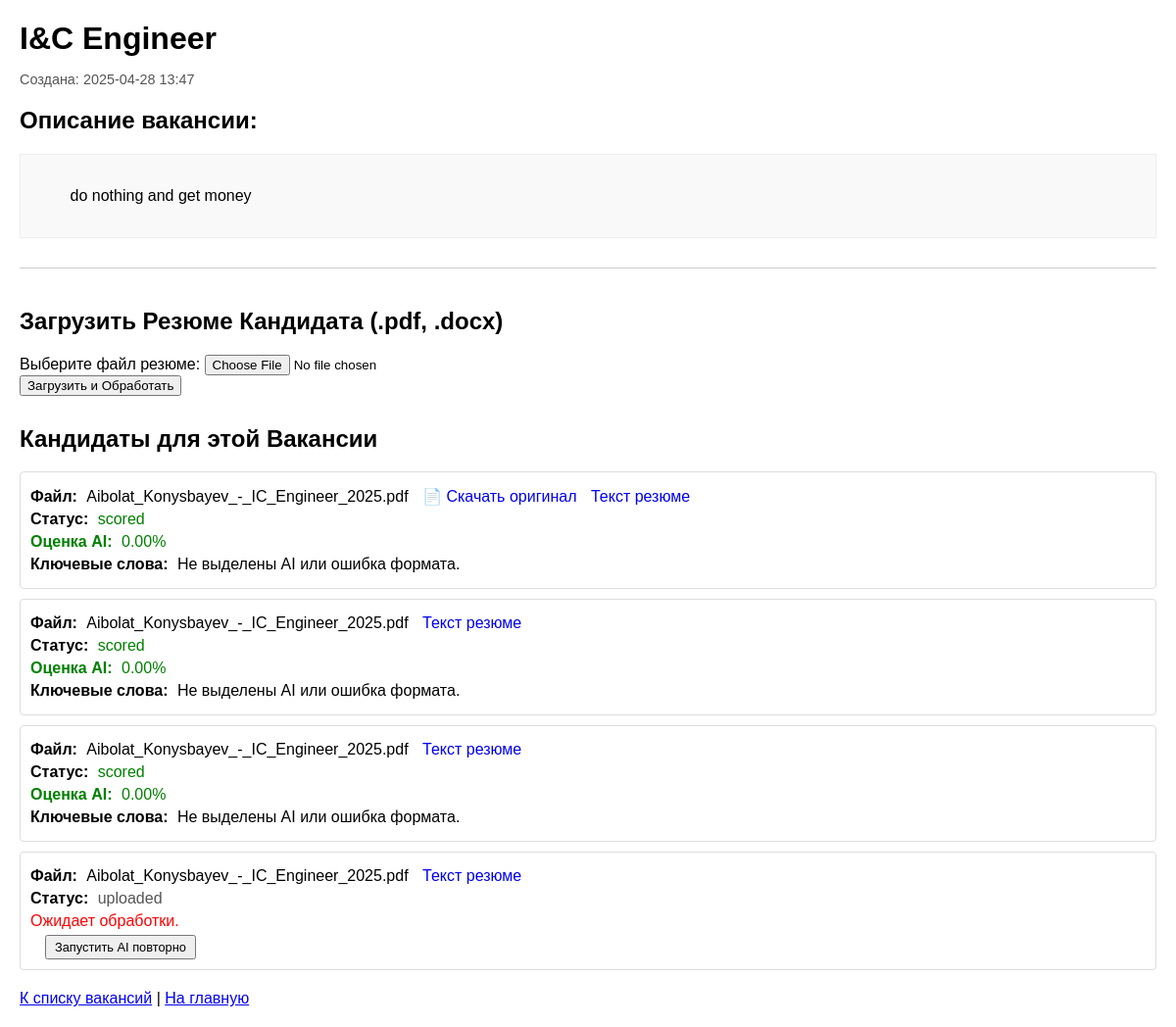
Screenshot of /jobs/1 (signed in) with the database file from the repository.
### app.py (models this page shows, shortened)
class Vacancy(db.Model):
    id = db.Column(db.Integer, primary_key=True)
    title = db.Column(db.String(100), nullable=False)
    description = db.Column(db.Text, nullable=False)
    created_at = db.Column(db.DateTime, nullable=False, default=datetime.utcnow)
    user_id = db.Column(db.Integer, db.ForeignKey('user.id'), nullable=False)
    candidates = db.relationship('Candidate', backref='vacancy', lazy=True, cascade='all, delete-orphan', order_by="Candidate.created_at.desc()")

class Candidate(db.Model):
    id = db.Column(db.Integer, primary_key=True)
    vacancy_id = db.Column(db.Integer, db.ForeignKey('vacancy.id'), nullable=False)
    original_filename = db.Column(db.String(255), nullable=False)
    storage_path = db.Column(db.String(255), nullable=True)
    extracted_text = db.Column(db.Text, nullable=True)
    ai_score = db.Column(db.Float, nullable=True)
    keywords = db.Column(db.Text, nullable=True)
    status = db.Column(db.String(50), nullable=False, default='uploaded')
    created_at = db.Column(db.DateTime, nullable=False, default=datetime.utcnow)

### app.py (the view)
@app.route('/jobs/<int:job_id>')
@login_required
def view_job(job_id):
    job = Vacancy.query.get_or_404(job_id)
    if job.user_id != current_user.id:
        abort(403)
    candidates = job.candidates # Получаем список кандидатов
    return render_template('view_job.html', job=job, user=current_user, candidates=candidates)

### app.py (called while the page is built)
@login_manager.user_loader
def load_user(user_id):
    return User.query.get(int(user_id))

@app.template_filter('from_json')
def from_json_filter(json_string):
    if isinstance(json_string, str):
        try:
            return json.loads(json_string)
        except (json.JSONDecodeError, TypeError):
            return None
    return json_string

### templates/view_job.html (shortened to what this page needs)
<!DOCTYPE html>
<html lang="ru">
<head>
</head>
<body>
    <h1>{{ job.title }}</h1>
    <p class="job-meta">
        Создана: {{ job.created_at.strftime('%Y-%m-%d %H:%M') }}
    </p>
    <h2>Описание вакансии:</h2>
    <div class="job-description">
        {{ job.description }}
    </div>
    <div style="margin-top: 30px; padding-top: 20px; border-top: 1px solid #ccc;">
        <h2>Загрузить Резюме Кандидата (.pdf, .docx)</h2>
        <form method="POST" action="{{ url_for('upload_resume', job_id=job.id) }}" enctype="multipart/form-data">
            <div>
                <label for="resume_file">Выберите файл резюме:</label>
                <input type="file" id="resume_file" name="resume_file" accept=".pdf,.docx" required>
            </div>
            <button type="submit">Загрузить и Обработать</button>
        </form>
    </div>
    <div style="margin-top: 30px;">
        <h2>Кандидаты для этой Вакансии</h2>
        {% if candidates %}
            <ul class="candidate-list">
            {% for candidate in candidates %}
                <li class="candidate-item">
                    <p><strong>Файл:</strong> {{ candidate.original_filename }}
                       {% if candidate.storage_path %}
                           <a href="{{ url_for('download_resume', candidate_id=candidate.id) }}" target="_blank" style="margin-left: 10px; text-decoration: none;">
                               📄 Скачать оригинал
                           </a>
                       {% endif %}
                       {% if candidate.extracted_text %}
                           <a href="{{ url_for('view_extracted_text', candidate_id=candidate.id) }}" target="_blank" style="margin-left: 10px; text-decoration: none;">
                               Текст резюме
                           </a>
                       {% endif %}
                    </p>
                    <p><strong>Статус:</strong> <span class="status-{{ candidate.status }}">{{ candidate.status }}</span></p>
                    {% if candidate.status == 'scored' %}
                        <p style="color: green;"><strong>Оценка AI:</strong> {{ "%.2f" | format(candidate.ai_score) }}%</p>
                        {% if candidate.keywords %}
                            {% set keywords_list = candidate.keywords | from_json %}
                            <p><strong>Ключевые слова:</strong>
                                {% if keywords_list and (keywords_list is iterable) and (keywords_list is not string) %}
                                    {{ keywords_list | join(', ') }}
                                {% else %}
                                    Не выделены AI или ошибка формата.
                                {% endif %}
                            </p>
                        {% endif %}
                    {% elif 'failed' in candidate.status or candidate.status in ['uploaded', 'processing'] %}
                         <p style="color: red;">
                            {% if candidate.keywords and 'failed' in candidate.status and candidate.keywords is string %}
                                Детали: {{ candidate.keywords }}
                            {% elif candidate.status == 'uploaded' %}
                                Ожидает обработки.
                            {% elif candidate.status == 'processing' %}
                                В процессе обработки...
                            {% else %}
                                См. логи сервера для деталей ошибки.
                            {% endif %}
                         </p>
                    {% endif %}
                    {% if candidate.status != 'processing' and candidate.status != 'scored' %}
                       <form method="POST" action="{{ url_for('rescreen_candidate', candidate_id=candidate.id) }}" style="display: inline-block; margin-left: 15px;">
                           <button type="submit" style="padding: 3px 8px; font-size: 0.8em; cursor: pointer;">
                               Запустить AI повторно
                           </button>
                       </form>
                    {% endif %}
                </li>
            {% endfor %}
            </ul>
        {% else %}
            <p class="no-jobs">Кандидатов пока нет.</p>
        {% endif %}
    </div>
    <p style="margin-top: 20px;">
        <a href="{{ url_for('list_jobs') }}">К списку вакансий</a>
         |
        <a href="{{ url_for('index') }}">На главную</a>
    </p>
</body>
</html>

### templates/view_job.html (style rules this page uses)
body { font-family: sans-serif; margin: 20px; }
h1 { margin-bottom: 5px; }
.job-meta { font-size: 0.9em; color: #555; margin-bottom: 20px; }
.job-description { border: 1px solid #eee; padding: 15px; white-space: pre-wrap; word-wrap: break-word; background-color: #f9f9f9; }
.candidate-list { list-style: none; padding: 0; }
.candidate-item { border: 1px solid #ddd; padding: 10px; margin-bottom: 10px; border-radius: 4px; }
.candidate-item p { margin: 5px 0; }
.candidate-item strong { margin-right: 5px; }
.status-uploaded { color: #555; }
.status-scored { color: green; }

### rows the page displays
Vacancy: title "I&C Engineer", created_at "2025-04-28 13:47", description "do nothing and get money"
Candidate: original_filename "Aibolat_Konysbayev_-_IC_Engineer_2025.pdf", status "scored", ai_score "0.00", shows "Ключевые слова:", keywords "Не выделены AI или ошибка формата."
Candidate: original_filename "Aibolat_Konysbayev_-_IC_Engineer_2025.pdf", status "scored", ai_score "0.00", shows "Ключевые слова:", keywords "Не выделены AI или ошибка формата."
Candidate: original_filename "Aibolat_Konysbayev_-_IC_Engineer_2025.pdf", status "scored", ai_score "0.00", shows "Ключевые слова:", keywords "Не выделены AI или ошибка формата."
Candidate: original_filename "Aibolat_Konysbayev_-_IC_Engineer_2025.pdf", status "uploaded", shows "Ожидает обработки."
